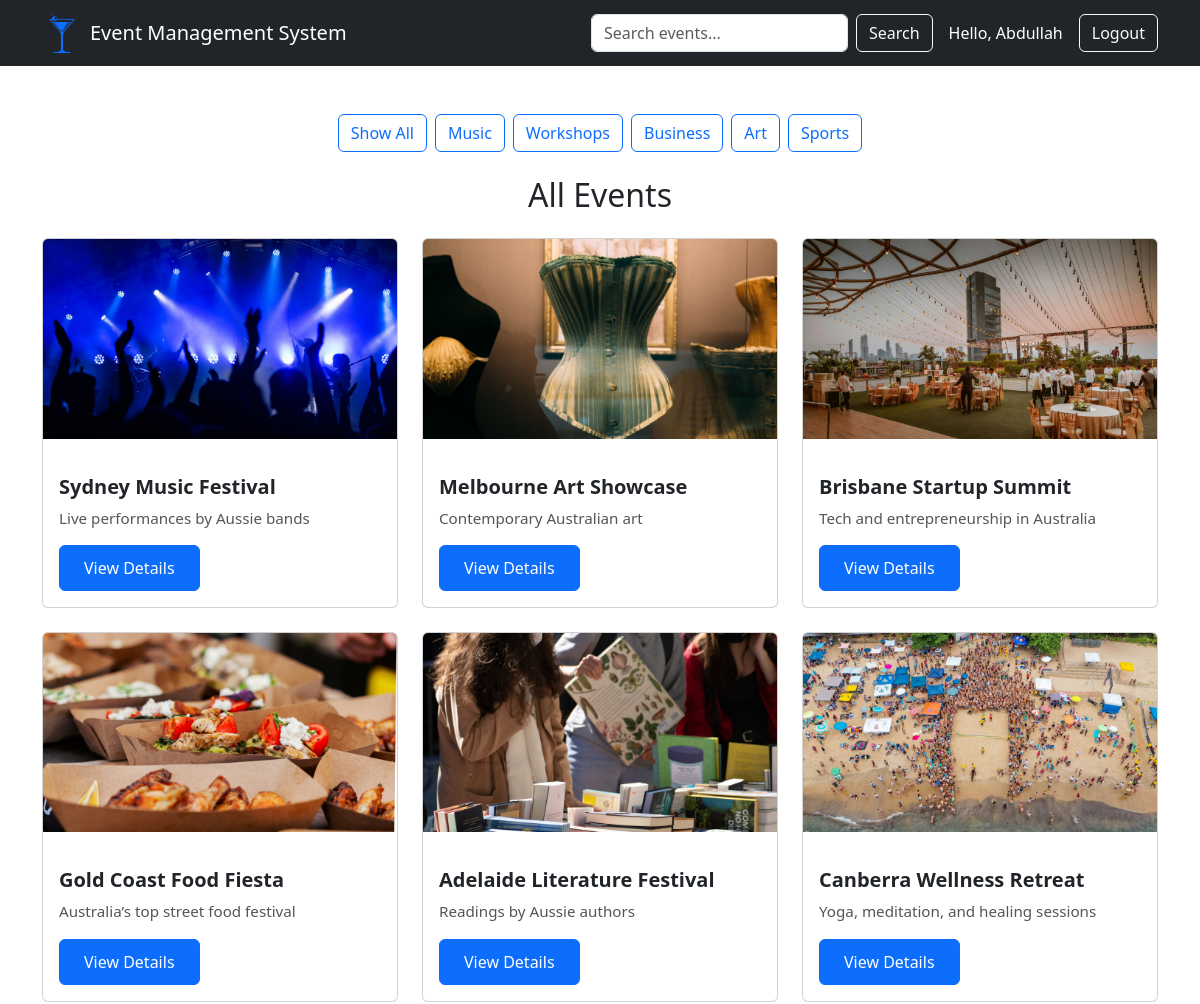
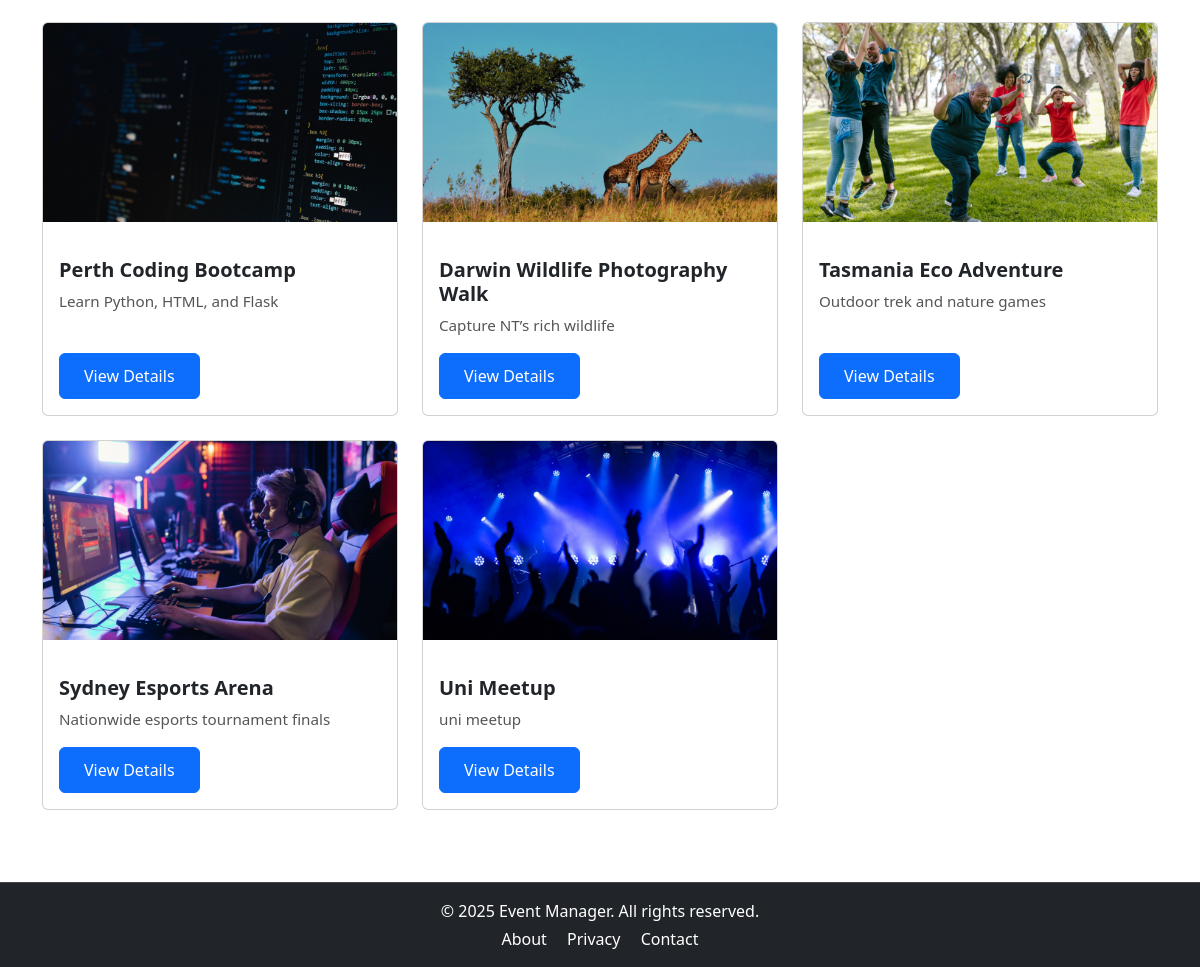
The page /events (signed in) on the database its author committed (2 pictures, top to bottom).
### app.py (models this page shows)
class User(db.Model, UserMixin):
    id = db.Column(db.Integer, primary_key=True)
    name = db.Column(db.String(100), nullable=False)
    email = db.Column(db.String(100), unique=True, nullable=False)
    password = db.Column(db.String(100), nullable=False)

class Event(db.Model):
    id = db.Column(db.Integer, primary_key=True)
    title = db.Column(db.String(100), nullable=False)
    category = db.Column(db.String(50))
    desc = db.Column(db.String(200))
    image = db.Column(db.String(100))
    date = db.Column(db.String(50))
    time = db.Column(db.String(50))
    location = db.Column(db.String(100))
    price = db.Column(db.String(20))
    full_desc = db.Column(db.Text)

### app.py (the view)
@app.route('/events')
@login_required
def events():
    query = request.args.get('q')
    if query:
        events = Event.query.filter(
            db.or_(
                Event.title.ilike(f'%{query}%'),
                Event.category.ilike(f'%{query}%'),
                Event.desc.ilike(f'%{query}%'),
                Event.full_desc.ilike(f'%{query}%'),
                Event.location.ilike(f'%{query}%')
            )
        ).all()
    else:
        events = Event.query.all()
    return render_template('events.html', events=events, category=query)

### app.py (called while the page is built)
@login_manager.user_loader
def load_user(user_id):
    return User.query.get(int(user_id))

### templates/events.html (shortened to what this page needs)
<!DOCTYPE html>
<html lang="en">
<head>
  <link href="https://cdn.jsdelivr.net/npm/bootstrap@5.3.0/dist/css/bootstrap.min.css" rel="stylesheet" />
  <link rel="stylesheet" href="{{ url_for('static', filename='css/style.css') }}">
</head>
<body>
  {% include 'user_nav.html' %}
  <div class="container mt-5">
    <div class="d-flex justify-content-center flex-wrap gap-2 mb-4" id="filterButtons">
      <a href="{{ url_for('events') }}" class="btn btn-outline-primary" data-category="All">Show All</a>
      {% for cat in ['Music', 'Workshops', 'Business', 'Art', 'Sports'] %}
        <a href="{{ url_for('events', q=cat) }}" class="btn btn-outline-primary" data-category="{{ cat }}">{{ cat }}</a>
      {% endfor %}
    </div>
    <h2 class="text-center mb-4" id="categoryHeading">
      {% if category %}
        {{ category }} Events
          Search Results for "{{ category }}"
      {% else %}
        All Events
      {% endif %}
    </h2>
    <div class="row">
      {% if events %}
        {% for event in events %}
        <div class="col-md-4 mb-4">
          <div class="card h-100">
            <img src="{{ url_for('static', filename='images/' + event.image) }}" class="card-img-top" alt="{{ event.title }}">
            <div class="card-body d-flex flex-column">
              <h5 class="card-title">{{ event.title }}</h5>
              <p class="card-text">{{ event.desc }}</p>
              <div class="mt-auto">
                <a href="{{ url_for('event_detail') }}?event={{ event.title | urlencode }}" class="btn btn-primary">View Details</a>
              </div>
            </div>
          </div>
        </div>
        {% endfor %}
      {% else %}
        <p class="text-center">No events found in this category.</p>
      {% endif %}
    </div>
  </div>
{% include 'user_footer.html' %}
</body>
</html>

### templates/user_nav.html (shortened to what this page needs)
<nav class="navbar navbar-expand-lg navbar-dark bg-dark">
  <div class="container">
    <a class="navbar-brand d-flex align-items-center" href="{{ url_for('home') }}">
      <img src="{{ url_for('static', filename='images/logo.png') }}" alt="Logo" width="40" height="40" class="me-2">
      Event Management System
    </a>
    <div class="collapse navbar-collapse justify-content-end" id="navbarNav">
      <form class="d-flex me-3" action="{{ url_for('events') }}" method="get">
        <input class="form-control me-2" type="search" name="q" placeholder="Search events..." aria-label="Search">
        <button class="btn btn-outline-light" type="submit">Search</button>
      </form>
      {% if current_user.is_authenticated %}
        <span class="navbar-text text-white me-3">Hello, {{ current_user.name }}</span>
        <a class="btn btn-outline-light" href="{{ url_for('logout') }}">Logout</a>
      {% endif %}
    </div>
  </div>
</nav>

### templates/user_footer.html
<footer class="bg-dark text-white mt-5">
  <div class="container py-3 text-center">
    <p class="mb-1">&copy; 2025 Event Manager. All rights reserved.</p>
    <p class="mb-0">
      <a href="#" class="text-white text-decoration-none me-3">About</a>
      <a href="#" class="text-white text-decoration-none me-3">Privacy</a>
      <a href="#" class="text-white text-decoration-none">Contact</a>
    </p>
  </div>
</footer>

### Static/css/style.css (style rules this page uses)
body { font-family: 'Segoe UI', Tahoma, Geneva, Verdana, sans-serif; }
.navbar-brand { font-weight: medium; font-size: 1.25rem; }
.card-title { font-weight: 600; }
.card-text { font-size: 0.95rem; color: #555; }
footer { font-size: 0.9rem; border-top: 1px solid #444; background-color: #000 !important; color: #fff !important; }
footer p, footer a { color: #fff !important; }
footer { font-size: 0.9rem; border-top: 1px solid #444; }
h5 { margin-top: 20px; }
p { font-size: 1rem; color: #333; }
.btn-primary { padding: 10px 24px; font-weight: 500; }

### rows shown on the page
User: name "Abdullah"
Event: image (picture), title "Sydney Music Festival", desc "Live performances by Aussie bands"
Event: image (picture), title "Melbourne Art Showcase", desc "Contemporary Australian art"
Event: image (picture), title "Brisbane Startup Summit", desc "Tech and entrepreneurship in Australia"
Event: image (picture), title "Gold Coast Food Fiesta", desc "Australia’s top street food festival"
Event: image (picture), title "Adelaide Literature Festival", desc "Readings by Aussie authors"
Event: image (picture), title "Canberra Wellness Retreat", desc "Yoga, meditation, and healing sessions"
Event: image (picture), title "Perth Coding Bootcamp", desc "Learn Python, HTML, and Flask"
Event: image (picture), title "Darwin Wildlife Photography Walk", desc "Capture NT’s rich wildlife"
Event: image (picture), title "Tasmania Eco Adventure", desc "Outdoor trek and nature games"
Event: image (picture), title "Sydney Esports Arena", desc "Nationwide esports tournament finals"
Event: image (picture), title "Uni Meetup", desc "uni meetup"

### other values the page prints
{{ cat }} "Music" "Workshops" "Business" "Art" "Sports"
